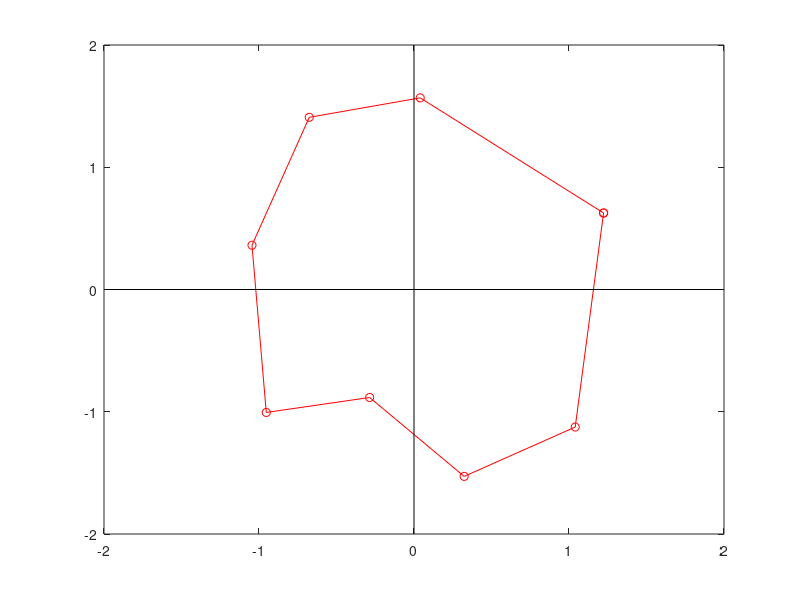

Write MATLAB code to recreate this figure. (Note: this script raises an error after producing the figure.)
clear all
clear all
clc 

% Specify polygon variables
numVert = 8;
radius = 1;
radVar = 1; % variance in the spikiness of vertices
angVar = 1; % variance in spacing of vertices around the unit circle

% preallocate x and y 
x = zeros(numVert,1);
y = zeros(numVert,1);

% angle of the unit circle in radians
circleAng = 2*pi;
% the average angular separation between points in a unit circle
angleSeparation = circleAng/numVert;
% create the matrix of angles for equal separation of points
angleMatrix = 0: angleSeparation: circleAng;
% drop the final angle since 2Pi = 0
angleMatrix(end) = [];

% generate the points x and y
for k = 1:numVert
    x(k) = (radius + radius*rand(1)*radVar) * cos(angleMatrix(k) + angleSeparation*rand(1)*angVar);
    y(k) = (radius + radius*rand(1)*radVar) * sin(angleMatrix(k) + angleSeparation*rand(1)*angVar);
end

% Graph the polygon and connect the final point to the first point
plot([x; x(1)],[y; y(1)],'ro-')
hold on
plot([-2 2],[0 0],'k')
plot([0 0],[-2 2],'k')

%% Generate lines
Polygon_vertex = [x y];
shifted_polygon_vertex = circshift(Polygon_vertex, -1);
gap_y = radius./10;

% left limit
l_limit = min(Polygon_vertex(:,1));
down_limit = min(Polygon_vertex(:,2));
up_limit = max(Polygon_vertex(:,2));

%right limit
r_limit = max(Polygon_vertex(:,1));

y1 = down_limit - gap_y;
y2 = up_limit + gap_y;

% coverage parameters
xd = 0.2;

nl = floor((r_limit - l_limit)/xd) +1;
i = 1;
LinesXY = zeros(nl,4);

x1 = l_limit;
x2 = x1;
while(x1 <= r_limit)
    LinesXY(i,:) = [x1 y1 x2 y2];
    x1 = x1 + xd;
    x2 = x1;
    i = i + 1;
end

PolygonXY = [Polygon_vertex shifted_polygon_vertex];
LinesXY;

%% SPEED TEST METHOD 1.
tic
out = lineSegmentIntersect(PolygonXY,LinesXY);
dt_1 = toc;
intersections = [out.intMatrixX(:) out.intMatrixY(:)];
intersections( ~any(intersections,2), : ) = [];


fprintf(1,'Method 1 took %.2f seconds for %.0f line segments...\n',dt_1,nl);


%% PREPARE THE FIGURE.
is_show = true;
if is_show

    % Show the intersection points.

    figure('Position',[10 100 500 500],'Renderer','zbuffer');
    
    axes_properties.box             = 'on';
    axes_properties.XLim            = [-2 2];
    axes_properties.YLim            = [-2 2];
    axes_properties.DataAspectRatio = [1 1 1];
    axes_properties.NextPlot        = 'add';
    
    axes(axes_properties,'parent',gcf);
    
    line([PolygonXY(:,1)';PolygonXY(:,3)'],[PolygonXY(:,2)';PolygonXY(:,4)'],'Color','r');
    line([LinesXY(:,1)';LinesXY(:,3)'],[LinesXY(:,2)';LinesXY(:,4)'],'Color','k');
    
    scatter(intersections(:,1), intersections(:,2),[],'b');

    title('Intersection Points');
    
    
    figure('Position',[500 90 500 500],'Renderer','zbuffer');
    sort(intersections);
    plot(intersections(:,1), intersections(:,2));
    
    title('Straight Path');
end